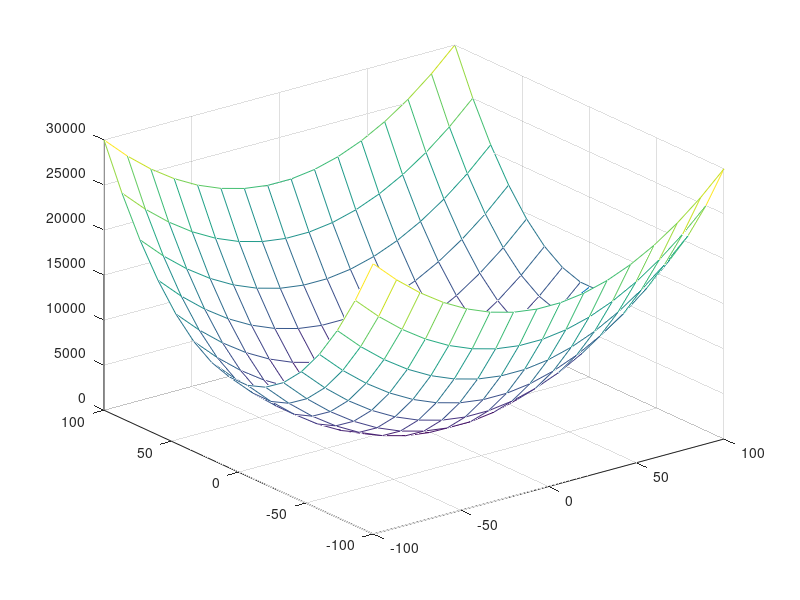

Source code (MATLAB):
x =linspace(-100, 100, 16);
y =linspace(-100, 100, 16);
[xx, yy]=meshgrid(x, y);
bowl = xx.^2 + 2 * yy.^2;

mesh(xx, yy, bowl);
#surfl(xx, yy, bowl);
#waterfall(xx, yy, bowl);
#scatter3(xx, yy, bowl);

hold on;


# gradient is 2 * xx, 4 * yy


x =linspace(0, 100, 2);
y =linspace(0, 0, 2);
line=x.^2 + 2 * y.^2;
plot3(x, y, line);


x =linspace(-100, 100, 2);
y =linspace(-100, 100, 2);
[xx, yy]=meshgrid(x, y);
plane=100*xx;
#surf(xx, yy, plane);


#ribbon([1:10
#       11:20]);

